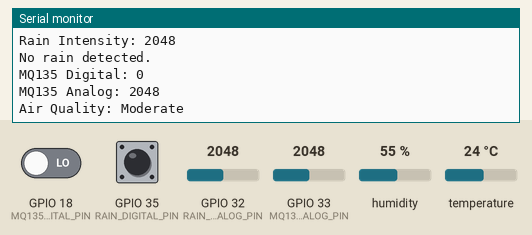
A sketch run on a simulated ESP32. Shown: the last lines printed to the serial monitor. Inputs (shaded band) come from the test bench; at power-on: GPIO 33 (MQ135_ANALOG_PIN) = 2048, GPIO 18 (MQ135_DIGITAL_PIN) LOW, GPIO 32 (RAIN_ANALOG_PIN) = 2048, GPIO 35 (RAIN_DIGITAL_PIN) HIGH, humidity 55 %, temperature 24 °C. WiFi joins after 1.5 s; servers stay silent unless stated.

Above: at 3.2 s.
3.3 s: GPIO 33 (MQ135_ANALOG_PIN) set to 2529
At 4.6 s:
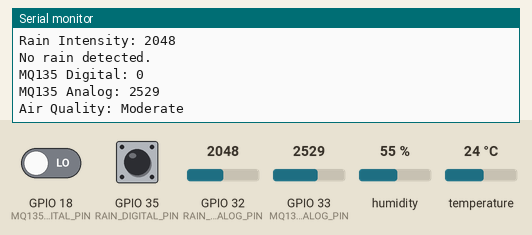
4.8 s: GPIO 33 (MQ135_ANALOG_PIN) set to 2603
At 6.1 s:
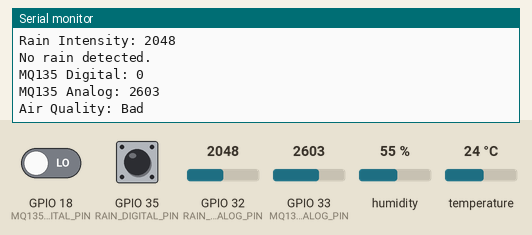
10.7 s: GPIO 33 (MQ135_ANALOG_PIN) set to 3007
At 12.0 s:
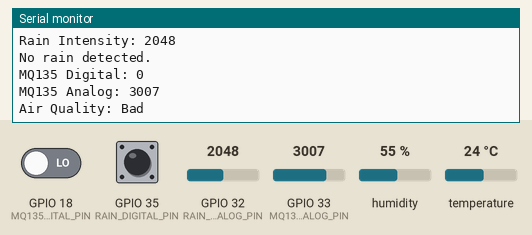
12.2 s: GPIO 33 (MQ135_ANALOG_PIN) set to 3105
At 14.0 s:
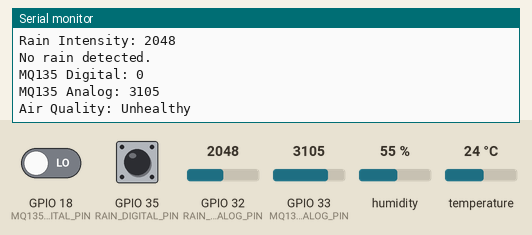
Timing chart, 0 to 15.5 s (numbered marks = the images above; inputs shaded):
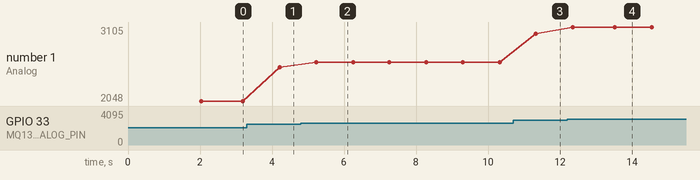

Measured:
- the behaviour switches between 2559 and 2560 on GPIO 33 (MQ135_ANALOG_PIN) (found by bisection; images 1 and 2)
- the behaviour switches between 3071 and 3072 on GPIO 33 (MQ135_ANALOG_PIN) (found by bisection; images 3 and 4)
- after the input at 3.3 s, the serial monitor: prints a new line after 0.92 s (image 1)
- after the input at 4.8 s, the serial monitor: prints a new line after 0.42 s (image 2)
- after the input at 10.7 s, the serial monitor: prints a new line after 0.63 s (image 3)
- after the input at 12.2 s, the serial monitor: prints a new line after 0.16 s (image 4)
- plotted number 1: 2048 → 2529 after the input at 3.3 s, 2529 → 2603 after the input at 4.8 s, 2603 → 3007 after the input at 10.7 s, 3007 → 3105 after the input at 12.2 s

The sketch:

main.ino
```cpp
#include <Arduino.h>
#include <Firebase_ESP_Client.h>
#include "time.h"
#include <WiFi.h>
#include "DHT.h"

// Firebase configurations
#include "addons/TokenHelper.h"
#include "addons/RTDBHelper.h"

#define API_KEY ""
#define DATABASE_URL ""

#define WIFI_SSID "" // Replace with existing Wifi SSID
#define WIFI_PASSWORD "" // Replace with Wifi Password

FirebaseData fbdo;
FirebaseAuth auth;
FirebaseConfig config;
FirebaseJson json;

// DHT Sensor
#define DHTPIN 23
#define DHTTYPE DHT11
DHT dht(DHTPIN, DHTTYPE);

// MQ135 Sensor
#define MQ135_DIGITAL_PIN 18
#define MQ135_ANALOG_PIN 33

// Rain Sensor
#define RAIN_ANALOG_PIN 32
#define RAIN_DIGITAL_PIN 35

// Timer variables
unsigned long sendDataPrevMillis = 0;
unsigned long timerDelay = 10000;
bool signupOK = false;

void initFirebase() {
  config.api_key = API_KEY;
  config.database_url = DATABASE_URL;

  Firebase.reconnectWiFi(true);
  fbdo.setResponseSize(4096);

  if (Firebase.signUp(&config, &auth, "", "")) {
    Serial.println("Firebase signup successful.");
    signupOK = true;
  } else {
    Serial.printf("Firebase signup failed: %s\n", config.signer.signupError.message.c_str());
  }

  config.token_status_callback = tokenStatusCallback;

  Firebase.begin(&config, &auth);

  int retries = 10; // Retry Firebase readiness
  while (!Firebase.ready() && retries--) {
    Serial.println("Waiting for Firebase connection...");
    delay(1000);
  }

  if (Firebase.ready()) {
    Serial.println("Firebase is ready.");
  } else {
    Serial.println("Failed to initialize Firebase. Check your configuration.");
  }
}

void setup() {
  Serial.begin(115200);

  // WiFi Connection
  Serial.println("Connecting to WiFi...");
  WiFi.begin(WIFI_SSID, WIFI_PASSWORD);
  while (WiFi.status() != WL_CONNECTED) {
    Serial.print(".");
    delay(1000);
  }
  Serial.println("\nConnected to WiFi.");

  // Initialize Firebase
  initFirebase();

  // Initialize DHT sensor
  dht.begin();

  // Set up sensor pins
  pinMode(MQ135_DIGITAL_PIN, INPUT);
  pinMode(RAIN_DIGITAL_PIN, INPUT);

  Serial.println("Sensors initialized.");
}

void loop() {
  // Read DHT11 Sensor
  float temperature = dht.readTemperature();
  float humidity = dht.readHumidity();
  if (isnan(temperature) || isnan(humidity)) {
    Serial.println("Failed to read from DHT sensor!");
  } else {
    Serial.printf("Temperature: %.2f °C\n", temperature);
    Serial.printf("Humidity: %.2f %%\n", humidity);
  }

  // Read Rain Sensor
  int rainIntensity = analogRead(RAIN_ANALOG_PIN);
  int rainDetected = digitalRead(RAIN_DIGITAL_PIN);
  Serial.printf("Rain Intensity: %d\n", rainIntensity);
  Serial.println(rainDetected == LOW ? "Rain detected." : "No rain detected.");

  // Read MQ135 Sensor
  int mq135Digital = digitalRead(MQ135_DIGITAL_PIN);
  int mq135Analog = analogRead(MQ135_ANALOG_PIN);
  String airQuality = categorizeAQI(mq135Analog);
  Serial.printf("MQ135 Digital: %d\n", mq135Digital);
  Serial.printf("MQ135 Analog: %d\n", mq135Analog);
  Serial.printf("Air Quality: %s\n", airQuality.c_str());

  // Send data to Firebase
  if (Firebase.ready() && signupOK && (millis() - sendDataPrevMillis > timerDelay || sendDataPrevMillis == 0)) {
    sendDataPrevMillis = millis();

    json.clear();
    json.set("/temperatureValue", temperature);
    json.set("/humidityValue", humidity);
    json.set("/rainIntensityValue", rainIntensity);
    json.set("/rainDetected", rainDetected);
    json.set("/gasState", mq135Digital);
    json.set("/airQuality", airQuality);
    json.set("/timestamp", millis() / 1000);

    if (Firebase.RTDB.setJSON(&fbdo, "Outdoor", &json)) {
      Serial.println("Data sent successfully.");
    } else {
      Serial.printf("Failed to send data: %s\n", fbdo.errorReason().c_str());
    }
  }

  delay(1000); // 1-second loop delay
}

String categorizeAQI(int analogValue) {
  int aqiValue = map(analogValue, 0, 4095, 0, 300);

  if (analogValue < 1024) return "Good";            // Less than 25% of max
  else if (analogValue < 2048) return "Good";   // 25%-50% of max
  else if (analogValue < 2560) return "Moderate";
  else if (analogValue < 3072) return "Bad";  // 50%-75% of max
  else return "Unhealthy";
}
```
